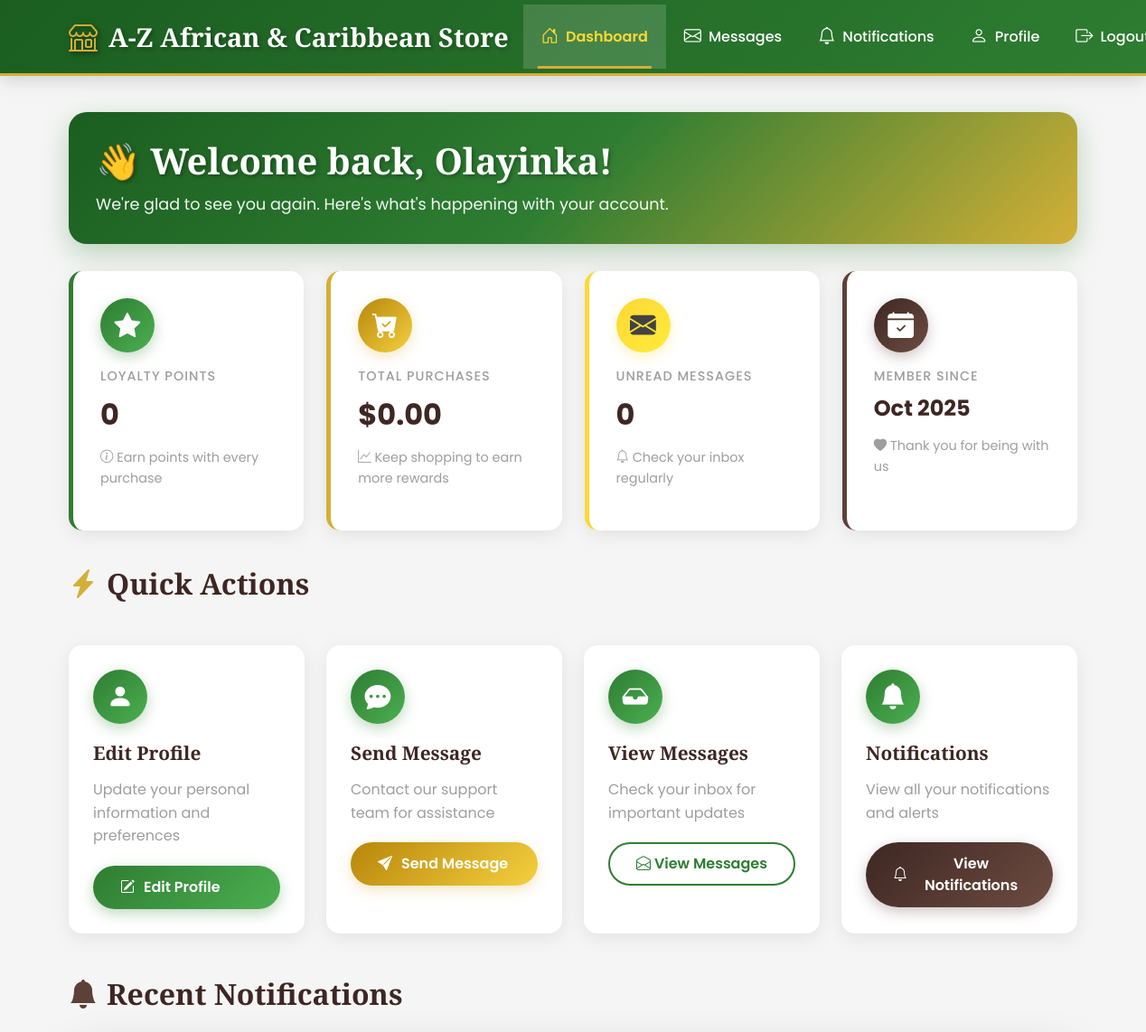
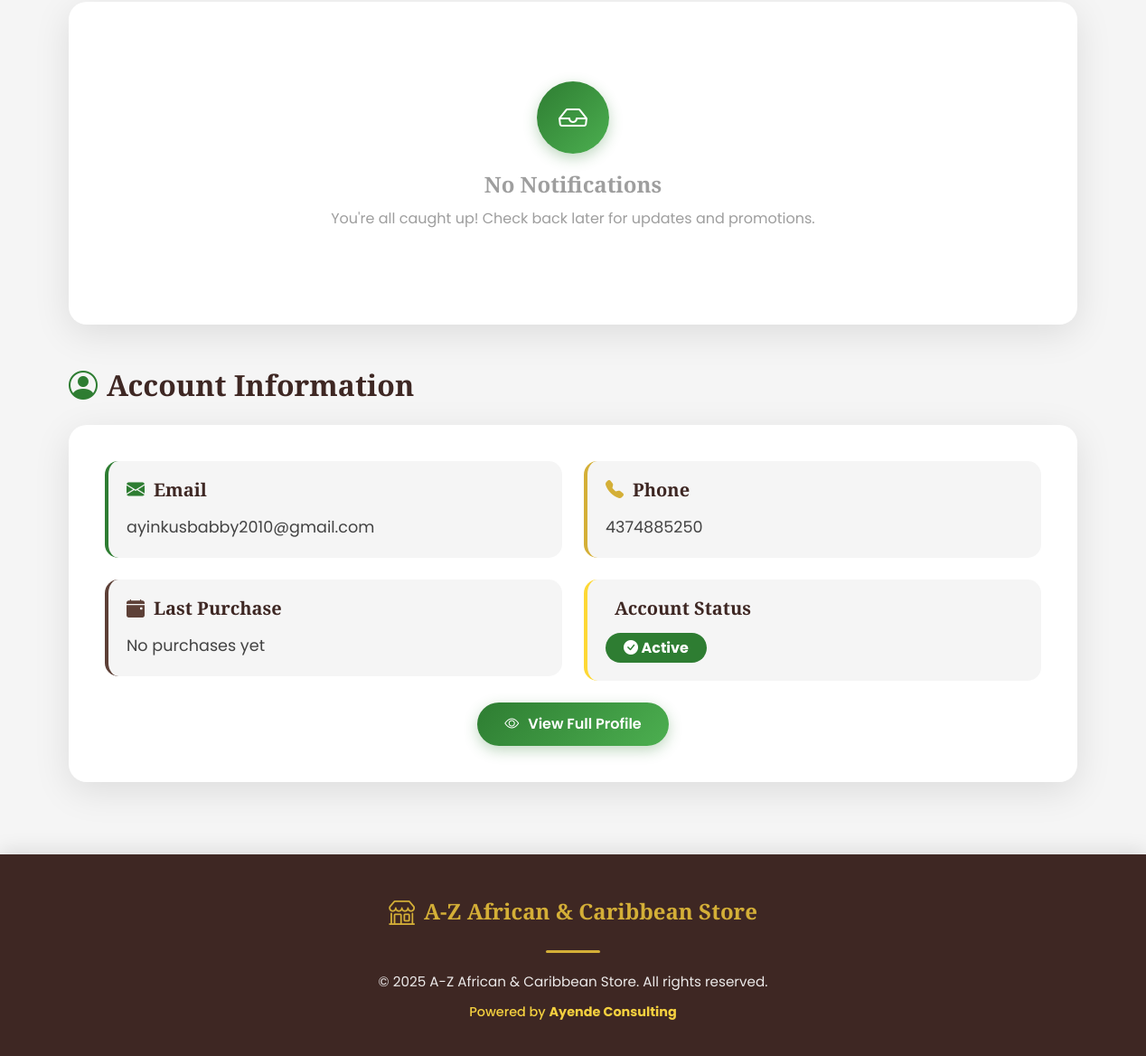
Page /dashboard/ (signed in) on the committed database (2 pictures, top to bottom).
### customers/models.py (models this page shows, shortened)
class Customer(AbstractUser):
    LANGUAGE_CHOICES = [
        ('en', 'English'),
        ('fr', 'French'),
    ]
    email = models.EmailField(unique=True)
    username = models.CharField(max_length=150, blank=True)
    phone = models.CharField(max_length=20, blank=True)
    date_of_birth = models.DateField(null=True, blank=True)
    street_address = models.CharField(max_length=255, blank=True)
    city = models.CharField(max_length=100, blank=True)
    province = models.CharField(max_length=100, blank=True)
    postal_code = models.CharField(max_length=20, blank=True)
    country = models.CharField(max_length=100, default='Canada')
    preferred_language = models.CharField(max_length=2, choices=LANGUAGE_CHOICES, default='en')
    dietary_preferences = models.TextField(blank=True)
    favorite_products = models.TextField(blank=True)
    loyalty_points = models.IntegerField(default=0)
    total_purchases = models.DecimalField(max_digits=10, decimal_places=2, default=0.00)
    last_purchase_date = models.DateField(null=True, blank=True)
    email_notifications = models.BooleanField(default=False)
    sms_notifications = models.BooleanField(default=False)
    push_notifications = models.BooleanField(default=False)
    created_at = models.DateTimeField(auto_now_add=True)
    updated_at = models.DateTimeField(auto_now=True)
    objects = CustomerManager()
    USERNAME_FIELD = 'email'
    REQUIRED_FIELDS = ['first_name', 'last_name']
    class Meta:
        ordering = ['-created_at']
        verbose_name = 'Customer'
        verbose_name_plural = 'Customers'

### dashboard/views.py (the view)
# urls.py: path('', views.dashboard_home, name='home'),
@customer_only
def dashboard_home(request):
    customer = request.user
    stats = {
        'loyalty_points': customer.loyalty_points,
        'total_purchases': customer.total_purchases,
        'member_since': customer.created_at,
        'last_purchase': customer.last_purchase_date,
    }
    try:
        from messaging.models import MessageThread
        unread_messages = MessageThread.objects.filter(
            customer=customer,
            messages__is_read=False,
            messages__is_staff_reply=True
        ).distinct().count()
    except:
        unread_messages = 0
    recent_notifications = []
    try:
        from customers.models import Notification
        recent_notifications = Notification.objects.filter(
            customer=customer,
            is_active=True
        ).order_by('-created_at')[:5]
    except:
        pass
    context = {
        'customer': customer,
        'stats': stats,
        'unread_messages': unread_messages,
        'recent_notifications': recent_notifications,
    }
    return render(request, 'dashboard/home.html', context)

### templates/dashboard/home.html (shortened to what this page needs)
{% extends 'dashboard/base.html' %}
{% block content %}
<div class="welcome-banner animate-left">
    <h1>👋 Welcome back, {{ customer.first_name }}!</h1>
    <p>We're glad to see you again. Here's what's happening with your account.</p>
</div>
<div class="stats-grid">
    <div class="stat-card animate-left" style="animation-delay: 0.1s;">
        <div class="stat-icon">
            <i class="bi bi-star-fill"></i>
        </div>
        <div class="stat-label">Loyalty Points</div>
        <div class="stat-value">{{ stats.loyalty_points|default:0 }}</div>
        <p style="color: var(--medium-gray); font-size: 0.9rem; margin-top: 10px;">
            <i class="bi bi-info-circle"></i> Earn points with every purchase
        </p>
    </div>
    <div class="stat-card gold animate-left" style="animation-delay: 0.2s;">
        <div class="stat-icon">
            <i class="bi bi-cart-check-fill"></i>
        </div>
        <div class="stat-label">Total Purchases</div>
        <div class="stat-value">${{ stats.total_purchases|default:"0.00" }}</div>
        <p style="color: var(--medium-gray); font-size: 0.9rem; margin-top: 10px;">
            <i class="bi bi-graph-up"></i> Keep shopping to earn more rewards
        </p>
    </div>
    <div class="stat-card yellow animate-left" style="animation-delay: 0.3s;">
        <div class="stat-icon">
            <i class="bi bi-envelope-fill"></i>
        </div>
        <div class="stat-label">Unread Messages</div>
        <div class="stat-value">{{ unread_messages|default:0 }}</div>
        <p style="color: var(--medium-gray); font-size: 0.9rem; margin-top: 10px;">
            <i class="bi bi-bell"></i> Check your inbox regularly
        </p>
    </div>
    <div class="stat-card chocolate animate-left" style="animation-delay: 0.4s;">
        <div class="stat-icon">
            <i class="bi bi-calendar-check-fill"></i>
        </div>
        <div class="stat-label">Member Since</div>
        <div class="stat-value" style="font-size: 1.5rem;">{{ customer.created_at|date:"M Y" }}</div>
        <p style="color: var(--medium-gray); font-size: 0.9rem; margin-top: 10px;">
            <i class="bi bi-heart-fill"></i> Thank you for being with us
        </p>
    </div>
</div>
<div class="row mb-4">
    <div class="col-12">
        <h2 style="margin-bottom: 25px; display: flex; align-items: center; gap: 10px;">
            <i class="bi bi-lightning-charge-fill" style="color: var(--accent-gold);"></i>
            Quick Actions
        </h2>
    </div>
</div>
<div class="row g-4 mb-5">
    <div class="col-md-6 col-lg-3">
        <div class="action-card animate-left" style="animation-delay: 0.5s;">
            <div class="stat-icon" style="margin-bottom: 20px;">
                <i class="bi bi-person-fill"></i>
            </div>
            <h3>Edit Profile</h3>
            <p>Update your personal information and preferences</p>
            <a href="{% url 'dashboard:profile' %}" class="btn btn-primary-custom w-100">
                <i class="bi bi-pencil-square"></i> Edit Profile
            </a>
        </div>
    </div>
    <div class="col-md-6 col-lg-3">
        <div class="action-card animate-left" style="animation-delay: 0.6s;">
            <div class="stat-icon gold" style="margin-bottom: 20px;">
                <i class="bi bi-chat-dots-fill"></i>
            </div>
            <h3>Send Message</h3>
            <p>Contact our support team for assistance</p>
            <a href="#" class="btn btn-gold-custom w-100">
                <i class="bi bi-send-fill"></i> Send Message
            </a>
        </div>
    </div>
    <div class="col-md-6 col-lg-3">
        <div class="action-card animate-right" style="animation-delay: 0.7s;">
            <div class="stat-icon yellow" style="margin-bottom: 20px;">
                <i class="bi bi-inbox-fill"></i>
            </div>
            <h3>View Messages</h3>
            <p>Check your inbox for important updates</p>
            <a href="#" class="btn btn-outline-custom w-100">
                <i class="bi bi-envelope-open"></i> View Messages
            </a>
        </div>
    </div>
    <div class="col-md-6 col-lg-3">
        <div class="action-card animate-right" style="animation-delay: 0.8s;">
            <div class="stat-icon chocolate" style="margin-bottom: 20px;">
                <i class="bi bi-bell-fill"></i>
            </div>
            <h3>Notifications</h3>
            <p>View all your notifications and alerts</p>
            <a href="{% url 'dashboard:notifications' %}" class="btn btn-chocolate-custom w-100">
                <i class="bi bi-bell"></i> View Notifications
            </a>
        </div>
    </div>
</div>
<div class="row">
    <div class="col-12">
        <h2 style="margin-bottom: 25px; display: flex; align-items: center; gap: 10px;">
            <i class="bi bi-bell-fill" style="color: var(--chocolate);"></i>
            Recent Notifications
        </h2>
    </div>
</div>
<div class="content-wrapper animate-left" style="animation-delay: 0.9s;">
    {% if recent_notifications %}
        <div class="list-group list-group-flush">
            {% for notification in recent_notifications %}
                <div class="list-group-item border-0 py-3" style="background: transparent;">
                    <div class="d-flex align-items-start gap-3">
                        <div class="stat-icon" style="width: 50px; height: 50px; font-size: 1.3rem; margin: 0;">
                            <i class="bi bi-bell-fill"></i>
                        </div>
                        <div class="flex-grow-1">
                            <h5 style="margin-bottom: 5px; color: var(--chocolate-dark);">
                                {{ notification.title }}
                            </h5>
                            <p style="margin-bottom: 5px; color: var(--dark-gray);">
                                {{ notification.message }}
                            </p>
                            <small style="color: var(--medium-gray);">
                                <i class="bi bi-clock"></i> {{ notification.created_at|timesince }} ago
                            </small>
                        </div>
                        {% if not notification.is_read %}
                            <span class="badge" style="background: var(--accent-gold); color: var(--white); padding: 5px 12px; border-radius: 50px;">
                                New
                            </span>
                        {% endif %}
                    </div>
                </div>
                {% if not forloop.last %}
                    <hr style="margin: 0; border-color: #E0E0E0;">
                {% endif %}
            {% endfor %}
        </div>
        <div class="text-center mt-4">
            <a href="{% url 'dashboard:notifications' %}" class="btn btn-outline-custom">
                <i class="bi bi-arrow-right-circle"></i> View All Notifications
            </a>
        </div>
    {% else %}
        <div class="text-center py-5">
            <div class="stat-icon gold" style="margin: 0 auto 20px; width: 80px; height: 80px; font-size: 2rem;">
                <i class="bi bi-inbox"></i>
            </div>
            <h4 style="color: var(--medium-gray); margin-bottom: 10px;">No Notifications</h4>
            <p style="color: var(--medium-gray);">You're all caught up! Check back later for updates and promotions.</p>
        </div>
    {% endif %}
</div>
<div class="row mt-5">
    <div class="col-12">
        <h2 style="margin-bottom: 25px; display: flex; align-items: center; gap: 10px;">
            <i class="bi bi-person-circle" style="color: var(--primary-green);"></i>
            Account Information
        </h2>
    </div>
</div>
<div class="content-wrapper animate-right" style="animation-delay: 1s;">
    <div class="row g-4">
        <div class="col-md-6">
            <div style="padding: 20px; background: var(--light-gray); border-radius: 15px; border-left: 4px solid var(--primary-green);">
                <h5 style="color: var(--chocolate-dark); margin-bottom: 15px; display: flex; align-items: center; gap: 10px;">
                    <i class="bi bi-envelope-fill" style="color: var(--primary-green);"></i>
                    Email
                </h5>
                <p style="font-size: 1.1rem; color: var(--dark-gray); margin: 0;">
                    {{ customer.email }}
                </p>
            </div>
        </div>
        <div class="col-md-6">
            <div style="padding: 20px; background: var(--light-gray); border-radius: 15px; border-left: 4px solid var(--accent-gold);">
                <h5 style="color: var(--chocolate-dark); margin-bottom: 15px; display: flex; align-items: center; gap: 10px;">
                    <i class="bi bi-telephone-fill" style="color: var(--accent-gold);"></i>
                    Phone
                </h5>
                <p style="font-size: 1.1rem; color: var(--dark-gray); margin: 0;">
                    {{ customer.phone|default:"Not provided" }}
                </p>
            </div>
        </div>
        <div class="col-md-6">
            <div style="padding: 20px; background: var(--light-gray); border-radius: 15px; border-left: 4px solid var(--chocolate);">
                <h5 style="color: var(--chocolate-dark); margin-bottom: 15px; display: flex; align-items: center; gap: 10px;">
                    <i class="bi bi-calendar-event-fill" style="color: var(--chocolate);"></i>
                    Last Purchase
                </h5>
                <p style="font-size: 1.1rem; color: var(--dark-gray); margin: 0;">
                    {{ customer.last_purchase_date|default:"No purchases yet" }}
                </p>
            </div>
        </div>
        <div class="col-md-6">
            <div style="padding: 20px; background: var(--light-gray); border-radius: 15px; border-left: 4px solid var(--accent-yellow);">
                <h5 style="color: var(--chocolate-dark); margin-bottom: 15px; display: flex; align-items: center; gap: 10px;">
                    Account Status
                </h5>
                <p style="font-size: 1.1rem; margin: 0;">
                    <span class="badge" style="background: var(--primary-green); color: var(--white); padding: 8px 20px; border-radius: 50px; font-size: 1rem;">
                        <i class="bi bi-check-circle-fill"></i> Active
                    </span>
                </p>
            </div>
        </div>
    </div>
    <div class="text-center mt-4">
        <a href="{% url 'dashboard:profile' %}" class="btn btn-primary-custom">
            <i class="bi bi-eye"></i> View Full Profile
        </a>
    </div>
</div>
{% endblock %}

### rows in the picture
Customer: first_name "Olayinka", total_purchases "0.00", created_at "Oct 2025", email "ayinkusbabby2010@gmail.com", phone "4374885250", last_purchase_date "No purchases yet"

### other values in the picture
{{ stats.loyalty_points|default:0 }} "0"
{{ unread_messages|default:0 }} "0"
{{ current_year|default:"2025" }} "2025"
